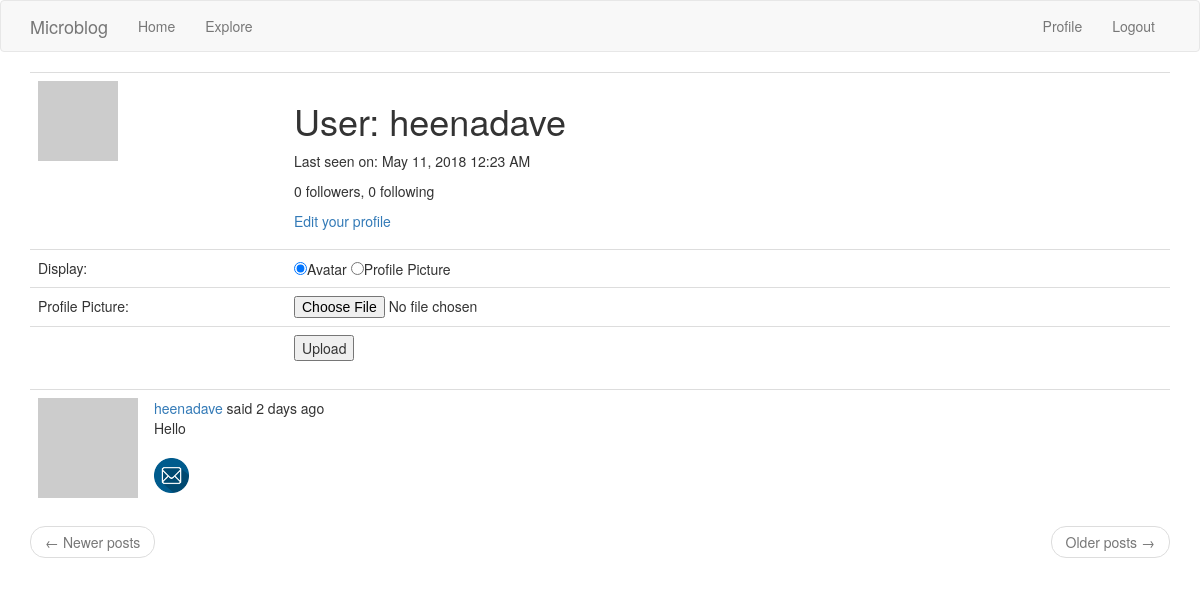
Before: /user/heenadave (signed in) with the older database file.
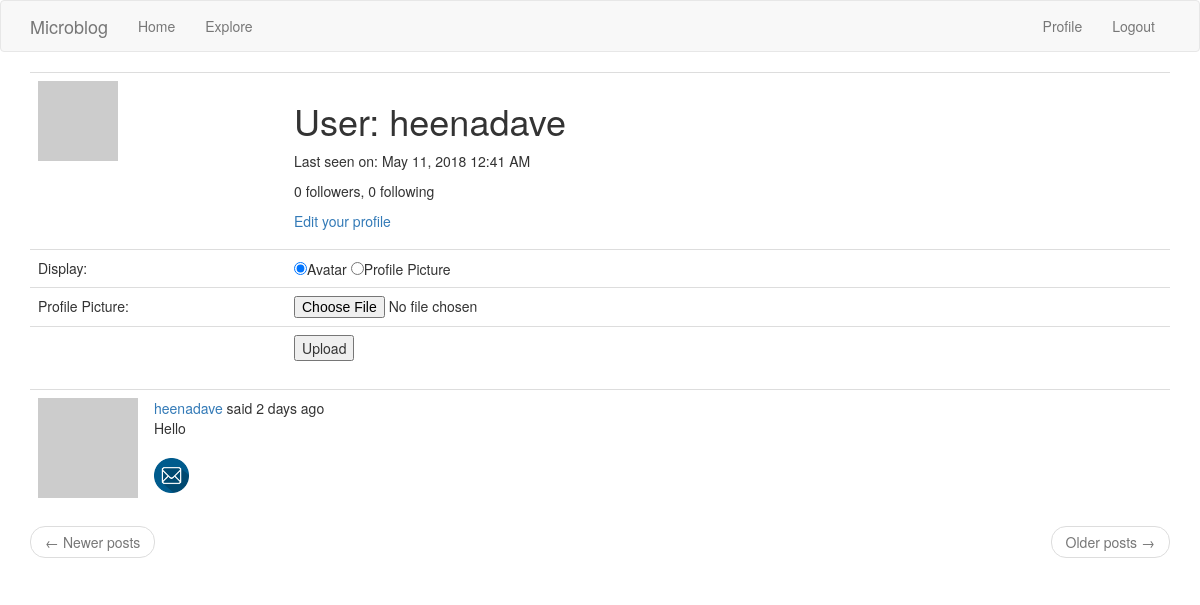
After: the same page with the newer database file.
### app/models.py (models this page shows, shortened)
class User(UserMixin, db.Model):
	id = db.Column(db.Integer, primary_key=True)
	username = db.Column(db.String(64), index=True, unique=True)
	email = db.Column(db.String(120), index=True, unique=True)
	password_hash = db.Column(db.String(128))
	posts = db.relationship('Post', backref='author', lazy='dynamic')
	about_me = db.Column(db.String(140))
	displayProfilePicture = db.Column(db.Boolean,default=False)
	last_seen = db.Column(db.DateTime, default=datetime.utcnow)
	followed = db.relationship(
        'User', secondary=followers,
        primaryjoin=(followers.c.follower_id == id),
        secondaryjoin=(followers.c.followed_id == id),
        backref=db.backref('followers', lazy='dynamic'), lazy='dynamic')
	def avatar(self, size):
		digest = md5(self.email.lower().encode('utf-8')).hexdigest()
		return 'https://www.gravatar.com/avatar/{}?d=identicon&s={}'.format(digest, size)

class Post(db.Model):
    id = db.Column(db.Integer, primary_key=True)
    body = db.Column(db.String(140))
    timestamp = db.Column(db.DateTime, index=True, default=datetime.utcnow)
    user_id = db.Column(db.Integer, db.ForeignKey('user.id'))
    language = db.Column(db.String(5))

### app/routes.py (the view)
@app.route('/user/<username>')
@login_required
def user(username):
    user = User.query.filter_by(username=username).first_or_404()
    page = request.args.get('page', 1, type=int)
    posts = user.posts.order_by(Post.timestamp.desc()).paginate(
        page, app.config['POSTS_PER_PAGE'], False)
    next_url = url_for('user', username=user.username, page=posts.next_num) \
        if posts.has_next else None
    prev_url = url_for('user', username=user.username, page=posts.prev_num) \
        if posts.has_prev else None
    return render_template('user.html', user=user, posts=posts.items,
                           next_url=next_url, prev_url=prev_url)

### app/models.py (called while the page is built)
@login.user_loader
def load_user(id):
	return User.query.get(int(id))

### app/routes.py (called while the page is built)
@app.before_request
def before_request():
    if current_user.is_authenticated:
        current_user.last_seen = datetime.utcnow()
        db.session.commit()
    g.locale = str(get_locale())

### app/templates/user.html (shortened to what this page needs)
{% extends "base.html" %}
{% block app_content %}
	<form action="/uploadpicture" method="post" enctype='multipart/form-data'>
		<table class="table table-hover">
			<tr>
				<td width="256px" style="max-width:256px;">{% if user.displayProfilePicture == None or user.displayProfilePicture == False %}<img src="{{ user.avatar(240) }}">
				{% else %}
				<img width="240px" height="240px" src="{{ url_for('profilepictures',path=user.username+'.png') }}">
				{% endif %}</td>
				<td>
					<h1>{{ _('User') }}: {{ user.username }}</h1>
					{% if user.last_seen %}
					<p>{{ _('Last seen on') }}: {{ moment(user.last_seen).format('LLL') }}</p>
					{% endif %}
					<p>{{ _('%(count)d followers', count=user.followers.count()) }}, {{ _('%(count)d following', count=user.followed.count()) }}</p>
					{% if user == current_user %}
					<p><a href="{{ url_for('edit_profile') }}">{{ _('Edit your profile') }}</a></p>
					{% elif not current_user.is_following(user) %}
					<p><a href="{{ url_for('follow', username=user.username) }}">{{ _('Follow') }}</a></p>
					{% else %}
					<p><a href="{{ url_for('unfollow', username=user.username) }}">{{ _('Unfollow') }}</a></p>
					{% endif %}
				</td>
			</tr>
			<tr>
				<td>Display:</td>
				<td>
					<input type="radio" id="profilepic1" name="profilepic" value="Avatar" {% if user.displayProfilePicture == None or user.displayProfilePicture == False %}checked{% else %}false{% endif %}>Avatar</input>
					<input type="radio" id="profilepic2" name="profilepic" value="ProfilePic" {% if user.displayProfilePicture == True %}checked{% else %}false{% endif %}>Profile Picture</input>
				</td>
			</tr>
			<tr>
				<td>Profile Picture:</td>
				<td>
					<input type="file" name="photo" id="photo"/>
				</td>
			</tr>
			<tr>
				<td></td>
				<td><input type="submit" value="Upload" /></td>
			</tr>
		</table>
	</form>
    {% for post in posts %}
        {% include '_post.html' %}
    {% endfor %}
    <nav aria-label="...">
        <ul class="pager">
            <li class="previous{% if not prev_url %} disabled{% endif %}">
                <a href="{{ prev_url or '#' }}">
                    <span aria-hidden="true">&larr;</span> {{ _('Newer posts') }}
                </a>
            </li>
            <li class="next{% if not next_url %} disabled{% endif %}">
                <a href="{{ next_url or '#' }}">
                    {{ _('Older posts') }} <span aria-hidden="true">&rarr;</span>
                </a>
            </li>
        </ul>
    </nav>
{% endblock %}

### app/templates/base.html (shortened to what this page needs)
{% extends 'bootstrap/base.html' %}
{% block navbar %}
    <nav class="navbar navbar-default">
        <div class="container">
            <div class="navbar-header">
                <a class="navbar-brand" href="{{ url_for('index') }}">Microblog</a>
            </div>
            <div class="collapse navbar-collapse" id="bs-example-navbar-collapse-1">
                <ul class="nav navbar-nav">
                    <li><a href="{{ url_for('index') }}">{{ _('Home') }}</a></li>
                    <li><a href="{{ url_for('explore') }}">{{ _('Explore') }}</a></li>
                </ul>
                <ul class="nav navbar-nav navbar-right">
                    {% if current_user.is_anonymous %}
                    <li><a href="{{ url_for('login') }}">{{ _('Login') }}</a></li>
                    {% else %}
                    <li><a href="{{ url_for('user', username=current_user.username) }}">{{ _('Profile') }}</a></li>
                    <li><a href="{{ url_for('logout') }}">{{ _('Logout') }}</a></li>
                    {% endif %}
                </ul>
            </div>
        </div>
    </nav>
{% endblock %}
{% block content %}
    <div class="container">
        {% block app_content %}{% endblock %}
    </div>
{% endblock %}

### app/templates/_post.html (shortened to what this page needs)
    <table class="table table-hover">
        <tr>
            <td width="70px">
                <a href="{{ url_for('user', username=post.author.username) }}">
					<img width="100px" height="100px" src="{{ url_for('profilepictures',path=post.author.username+'.png') }}" onerror="this.src='{{ post.author.avatar(70) }}'">
                </a>
            </td>
            <td>
                {{ _('%(username)s said %(when)s',
                    username=user_link, when=moment(post.timestamp).fromNow()) }}
                <br>
                <span id="post{{ post.id }}">{{ post.body }}</span>
                <br>
                <br>
				<span>
					<a href="{{ url_for('sendemail', post=post.id) }}">
						<img src="{{ url_for('loadimage', filename='email-icon.png') }}" width="35" height="35"/>
					</a>
				</span>
            </td>
        </tr>
    </table>

Changed rows visible on the page:
changed User "heenadave": last_seen "May 11, 2018 12:23 AM" → "May 11, 2018 12:41 AM"
